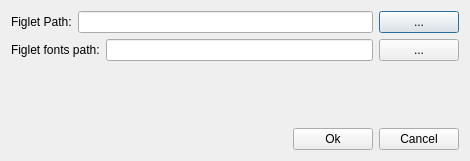
<ui version="4.0" >
 <class>dialogOptions</class>
 <widget class="QDialog" name="dialogOptions" >
  <property name="geometry" >
   <rect>
    <x>0</x>
    <y>0</y>
    <width>470</width>
    <height>161</height>
   </rect>
  </property>
  <property name="windowTitle" >
   <string>Options</string>
  </property>
  <property name="windowIcon" >
   <iconset resource="../res.qrc" >
    <normaloff>:/Toolbar/pics/ascii-design.png</normaloff>:/Toolbar/pics/ascii-design.png</iconset>
  </property>
  <layout class="QGridLayout" name="gridLayout" >
   <item row="0" column="0" >
    <layout class="QVBoxLayout" name="verticalLayout" >
     <item>
      <layout class="QHBoxLayout" name="horizontalLayout" >
       <item>
        <widget class="QLabel" name="label" >
         <property name="text" >
          <string>Figlet Path:</string>
         </property>
        </widget>
       </item>
       <item>
        <widget class="QLineEdit" name="lineFigletPath" />
       </item>
       <item>
        <widget class="QPushButton" name="buttonOpenFiglet" >
         <property name="text" >
          <string>...</string>
         </property>
        </widget>
       </item>
      </layout>
     </item>
     <item>
      <layout class="QHBoxLayout" name="horizontalLayout_2" >
       <item>
        <widget class="QLabel" name="label_2" >
         <property name="text" >
          <string>Figlet fonts path:</string>
         </property>
        </widget>
       </item>
       <item>
        <widget class="QLineEdit" name="lineFigletFontsPath" />
       </item>
       <item>
        <widget class="QPushButton" name="buttonOpenFigletFonts" >
         <property name="text" >
          <string>...</string>
         </property>
        </widget>
       </item>
      </layout>
     </item>
    </layout>
   </item>
   <item row="2" column="0" >
    <layout class="QHBoxLayout" name="horizontalLayout_3" >
     <item>
      <spacer name="horizontalSpacer" >
       <property name="orientation" >
        <enum>Qt::Horizontal</enum>
       </property>
       <property name="sizeHint" stdset="0" >
        <size>
         <width>40</width>
         <height>20</height>
        </size>
       </property>
      </spacer>
     </item>
     <item>
      <widget class="QPushButton" name="buttonOk" >
       <property name="text" >
        <string>Ok</string>
       </property>
      </widget>
     </item>
     <item>
      <widget class="QPushButton" name="buttonCancel" >
       <property name="text" >
        <string>Cancel</string>
       </property>
      </widget>
     </item>
    </layout>
   </item>
   <item row="1" column="0" >
    <spacer name="verticalSpacer" >
     <property name="orientation" >
      <enum>Qt::Vertical</enum>
     </property>
     <property name="sizeHint" stdset="0" >
      <size>
       <width>20</width>
       <height>40</height>
      </size>
     </property>
    </spacer>
   </item>
  </layout>
 </widget>
 <resources>
  <include location="../res.qrc" />
 </resources>
 <connections/>
</ui>
